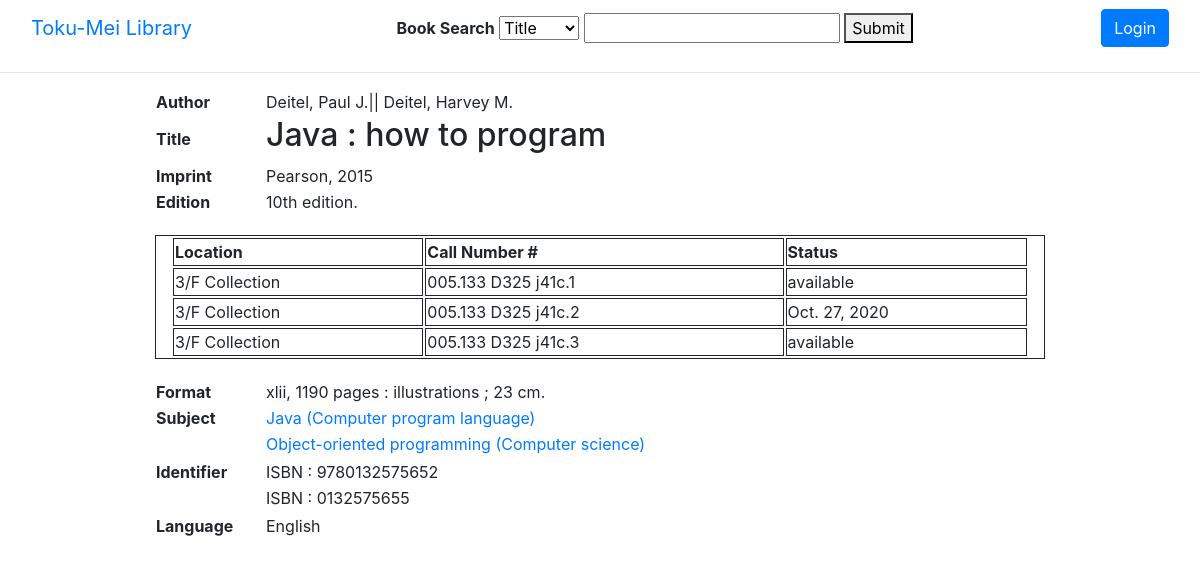
Page /record/1/ on the earlier database version.
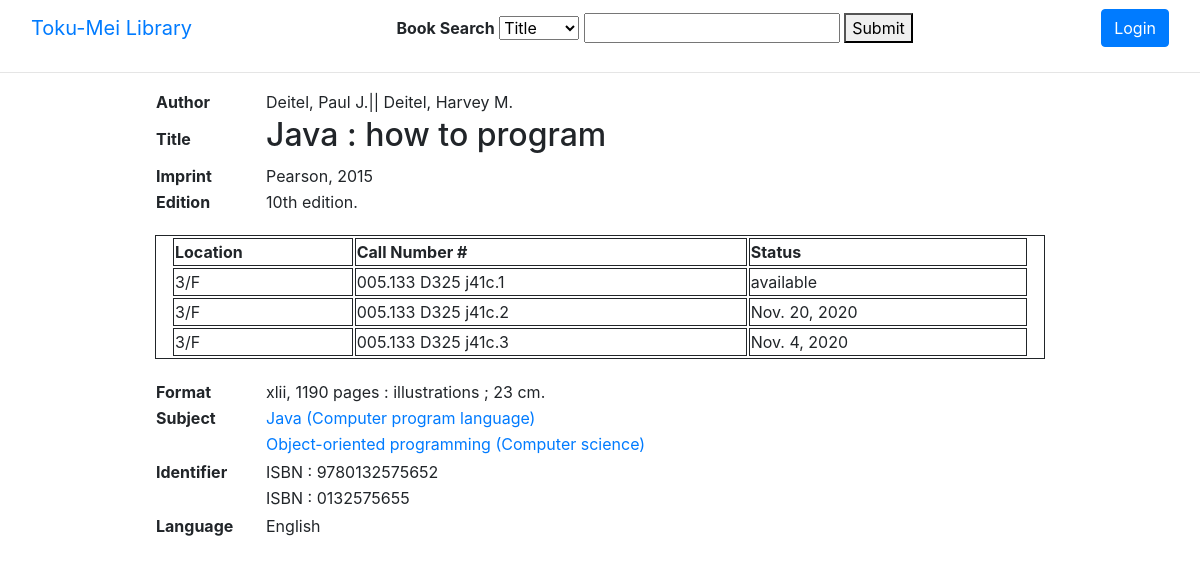
Same page on the later database version.
### catalogue/models.py (models this page shows, shortened)
class Booktitle(models.Model):
    title = models.CharField(max_length=250)
    author = models.TextField(blank=True, null=True)
    edition = models.CharField(max_length=100, blank=True, null=True)
    publisher = models.CharField(max_length=250, blank=True, null=True)
    year = models.IntegerField(blank=True, null=True)
    format = models.CharField(max_length=250, blank=True, null=True)
    series = models.TextField(blank=True, null=True)
    subjects = models.TextField(blank=True, null=True)
    note = models.TextField(blank=True, null=True)
    language = models.CharField(max_length=100, blank=True, null=True)
    isbn = models.TextField(blank=True, null=True)
    created_on = models.DateTimeField(auto_now=True)
    updated_on = models.DateTimeField(auto_now_add=True)

class Bookitem(models.Model):
    LOCATION = (
        ('1/F', '1/F'),
        ('2/F', '2/F'),
        ('3/F', '3/F'),
        ('1/F Reference', '1/F Reference')
    )
    STATUS = (
        ('available', 'available'),
        ('checked-out', 'checked-out'),
        ('on holdshelf', 'on holdshelf'),
        ('lib use only', 'lib use only'),
        ('in purchase', 'in purchase'),
        ('in process', 'in process'),
        ('library display', 'library display'),
        ('lost', 'lost'),
        ('withdrawn', 'withdrawn')
    )
    barcode = models.CharField(max_length=10, unique=True)
    title = models.ForeignKey(Booktitle, on_delete=models.CASCADE)
    material_type = models.CharField(max_length=10)
    location = models.CharField(max_length=25, choices=LOCATION)
    callno = models.CharField(max_length=100)
    status = models.CharField(max_length=25, choices=STATUS)
    duedate = models.DateField(blank=True, null=True)
    current_user = models.ForeignKey(User, on_delete=models.CASCADE, blank=True, null=True, related_name="user_in_use")
    previous_user = models.ForeignKey(User, on_delete=models.CASCADE, blank=True, null=True, related_name="user_previous_use")
    total_checkedout = models.IntegerField(default=0)
    renewal = models.IntegerField(default=0)
    display_message = models.CharField(max_length=100, blank=True, null=True)
    holdlist = models.CharField(max_length=200, blank=True, null=True)
    created_on = models.DateTimeField(auto_now=True)
    updated_on = models.DateTimeField(auto_now_add=True)
    def show_status(self):
        if self.status == "checked-out":
            return self.duedate
        else:
            return self.status

### catalogue/views.py (the view)
# urls.py: path('record/<id>/', book_record),
def book_record(request, id):
    book = Booktitle.objects.get(id=id)
    subject_column = Booktitle._meta.get_field("subjects")
    subject_data = subject_column.value_from_object(book)
    subject_list = subject_data.split("||")
    isbn_column = Booktitle._meta.get_field("isbn")
    isbn_data = isbn_column.value_from_object(book)
    isbn_list = isbn_data.split("||")
    if book.edition == None:
        book.edition = ""
    items = Bookitem.objects.filter(title=id)
    context = {
        'book':book,
        'subjects':subject_list,
        'isbn':isbn_list,
        'items':items
    }
    return render(request, 'book_record.html', context)

### catalogue/templates/book_record.html
{% extends 'base.html' %}
{% block content %}
<div class="container record">
    <table class="container-fluid birecord">
        <tr>
            <th>Author</th>
            <td>{{book.author}}</td>
        </tr>
        <tr>
            <th>Title</th>
            <td><h2>{{book.title}}</h2></td>
        </tr>
        <tr>
            <th>Imprint</th>
            <td>{{book.publisher}}, {{book.year}}</td>
        </tr>
        <tr>
            <th>Edition</th>
            <td>{{book.edition}}</td>
        </tr>
    </table>
    <table class="container-fluid itemtable">
        <tr>
            <th>Location</th>
            <th>Call Number #</th>
            <th>Status</th>
        </tr>
        {% for i in items %}
        <tr>
            <td>{{i.location}}</td>
            <td>{{i.callno}}</td>
            <td>{{i.show_status}}</td>
        </tr>
        {% endfor %}
    </table>
    <table class="container-fluid birecord">
        <tr>
            <th>Format</th>
            <td>{{book.format}}</td>
        </tr>
        <tr>
            <th>Subject</th>
            {% for s in subjects %}
            <td><a href="/searchBySubject/{{s}}">{{s}}</a></td>
            </tr>
            <tr><th></th>
                {% endfor %}
        </tr>
        <tr>
            <th>Identifier</th>
            {% for i in isbn %}
            <td>{{i}}</td>
            </tr>
            <tr><th></th>
                {% endfor %}
        </tr>
        <tr>
            <th>Language</th>
            <td>{{book.language}}</td>
        </tr>
    </table>
</div>
{% endblock content %}

### catalogue/templates/base.html (shortened to what this page needs)
<!DOCTYPE html>
<html lang="en">
<head>
    <link rel="stylesheet" href="https://stackpath.bootstrapcdn.com/bootstrap/4.5.2/css/bootstrap.min.css">
</head>
<body>
    <nav class="navbar navbar-inverse">
        <div class="container-fluid">
            <div class="navbar-header">
                <a class="navbar-brand" href="/">Toku-Mei Library</a>
            </div>
            <ul class="nav navbar-nav">
                <li>
                    <form action="/search" method="GET">
                        {% csrf_token %}<b>Book Search</b>
                        <select name="search_option">
                            <option value="title">Title</option>
                        </select>
                        <input type="text" name="search_words" required>
                        <button type="submit">Submit</button>
                    </form>
                </li>
            </ul>
            <ul class="nav navbar-nav flex-row">
                {% if user.is_authenticated %}
                <li>
                    <a href="/viewrecord" class="btn btn-info">View Circulation Record</a>
                </li>
                <li>
                    <form action="/logout" method="">
                        <button type="submit" class="btn btn-warning">Logout</button>
                    </form>
                </li>
                {% else %}
                <li>
                    <form action="/login" method="">
                        <button type="submit" class="btn btn-primary">Login</button>
                    </form>
                </li>
                {% endif %}
            </ul>
        </div>
    </nav>
    <hr>
    {% block content %}
    {% endblock %}
</body>
</html>

### catalogue/templates/base.html (style rules this page uses)
.container { max-width: 920px; }
table { margin-bottom: 20px; max-width: 900px; }
.itemtable { border-collapse: separate; }
.itemtable, .itemtable th, .itemtable td { border: 1px solid; }
.birecord th { width: 110px; }
ul li { margin-left: 5px; }

Differences in the rows shown:
removed Bookitem: location "3/F Collection", callno "005.133 D325 j41c.1", show_status "available"
removed Bookitem: location "3/F Collection", callno "005.133 D325 j41c.2", show_status "Oct. 27, 2020"
removed Bookitem: location "3/F Collection", callno "005.133 D325 j41c.3", show_status "available"
added Bookitem: location "3/F", callno "005.133 D325 j41c.1", show_status "available"
added Bookitem: location "3/F", callno "005.133 D325 j41c.2", show_status "Nov. 20, 2020"
added Bookitem: location "3/F", callno "005.133 D325 j41c.3", show_status "Nov. 4, 2020"
